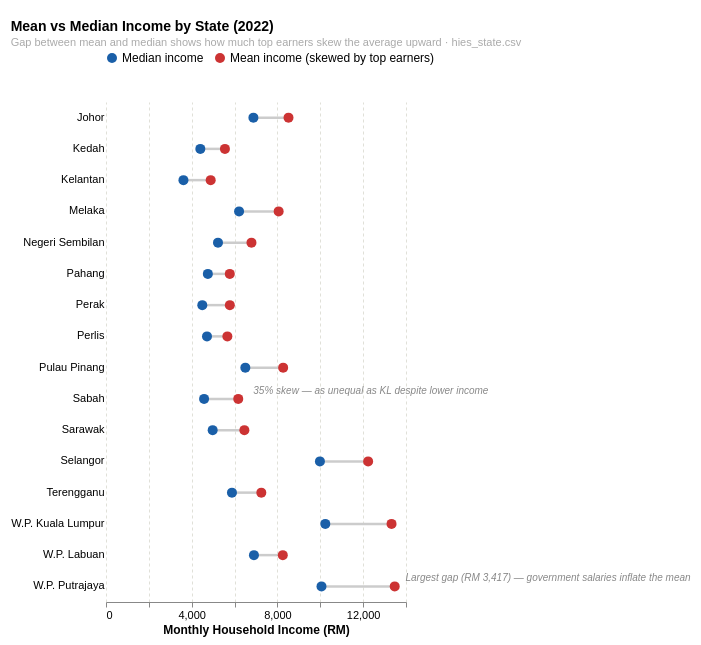

Vega-Lite specification stored for this chart:
### Vega-Lite specification from a JSON file in a GitHub repository (floating-point values rounded to 4 significant figures)
{"$schema": "https://vega.github.io/schema/vega-lite/v5.json", "title": {"text": "Mean vs Median Income by State (2022)", "subtitle": "Gap between mean and median shows how much top earners skew the average upward · hies_state.csv", "fontSize": 14, "subtitleFontSize": 11, "subtitleColor": "#aaaaaa", "anchor": "start"}, "width": "container", "height": 500, "data": {"values": [{"state": "Kelantan", "median": 3614, "mean": 4885}, {"state": "Kedah", "median": 4402, "mean": 5550}, {"state": "Perak", "median": 4494, "mean": 5779}, {"state": "Sabah", "median": 4577, "mean": 6171}, {"state": "Perlis", "median": 4713, "mean": 5664}, {"state": "Pahang", "median": 4753, "mean": 5777}, {"state": "Sarawak", "median": 4978, "mean": 6457}, {"state": "Negeri Sembilan", "median": 5226, "mean": 6788}, {"state": "Terengganu", "median": 5878, "mean": 7248}, {"state": "Melaka", "median": 6210, "mean": 8057}, {"state": "Pulau Pinang", "median": 6502, "mean": 8267}, {"state": "Johor", "median": 6879, "mean": 8517}, {"state": "W.P. Labuan", "median": 6904, "mean": 8250}, {"state": "Selangor", "median": 9983, "mean": 12233}, {"state": "W.P. Putrajaya", "median": 10056, "mean": 13473}, {"state": "W.P. Kuala Lumpur", "median": 10234, "mean": 13325}]}, "transform": [{"fold": ["median", "mean"], "as": ["measure", "value"]}], "layer": [{"transform": [{"aggregate": [{"op": "min", "field": "value", "as": "lo"}, {"op": "max", "field": "value", "as": "hi"}], "groupby": ["state"]}], "mark": {"type": "rule", "color": "#cccccc", "strokeWidth": 2.5}, "encoding": {"y": {"field": "state", "type": "nominal", "sort": {"field": "lo", "order": "ascending"}}, "x": {"field": "lo", "type": "quantitative"}, "x2": {"field": "hi"}}}, {"mark": {"type": "point", "filled": true, "size": 100, "opacity": 0.9}, "params": [{"name": "hover_dumbbell", "select": {"type": "point", "on": "mouseover", "clear": "mouseout"}}], "encoding": {"y": {"field": "state", "type": "nominal", "sort": {"field": "value", "order": "ascending"}, "title": null, "axis": {"labelFontSize": 11, "ticks": false, "domain": false, "labelLimit": 160}}, "x": {"field": "value", "type": "quantitative", "title": "Monthly Household Income (RM)", "axis": {"format": ",.0f", "labelFontSize": 11, "titleFontSize": 12, "gridColor": "#e0e0d8", "gridDash": [3, 3]}}, "color": {"field": "measure", "type": "nominal", "scale": {"domain": ["median", "mean"], "range": ["#1a5fa8", "#cc3333"]}, "legend": {"title": null, "labelFontSize": 12, "symbolSize": 100, "orient": "none", "labelExpr": "datum.value == 'median' ? 'Median income' : 'Mean income (skewed by top earners)'", "offset": 5, "legendX": 0, "legendY": -50, "direction": "horizontal", "labelLimit": 400}}, "opacity": {"condition": {"param": "hover_dumbbell", "value": 1}, "value": 0.8}, "tooltip": [{"field": "state", "type": "nominal", "title": "State"}, {"field": "measure", "type": "nominal", "title": "Measure"}, {"field": "value", "type": "quantitative", "title": "Income (RM)", "format": ",.0f"}]}}, {"data": {"values": [{"state": "Sabah", "label": "35% skew — as unequal as KL despite lower income"}]}, "mark": {"type": "text", "align": "left", "dx": 8, "dy": -8, "fontSize": 10, "fontStyle": "italic", "color": "#888888"}, "encoding": {"y": {"field": "state", "type": "nominal", "sort": {"field": "lo", "order": "ascending"}}, "x": {"datum": 6500}, "text": {"field": "label", "type": "nominal"}}}, {"data": {"values": [{"state": "W.P. Putrajaya", "label": "Largest gap (RM 3,417) — government salaries inflate the mean"}]}, "mark": {"type": "text", "align": "left", "dx": 8, "dy": -8, "fontSize": 10, "fontStyle": "italic", "color": "#888888"}, "encoding": {"y": {"field": "state", "type": "nominal", "sort": {"field": "lo", "order": "ascending"}}, "x": {"datum": 13600}, "text": {"field": "label", "type": "nominal"}}}], "config": {"view": {"stroke": null}, "background": "#ffffff"}, "padding": {"top": 20, "bottom": 10, "left": 10, "right": 10}}
